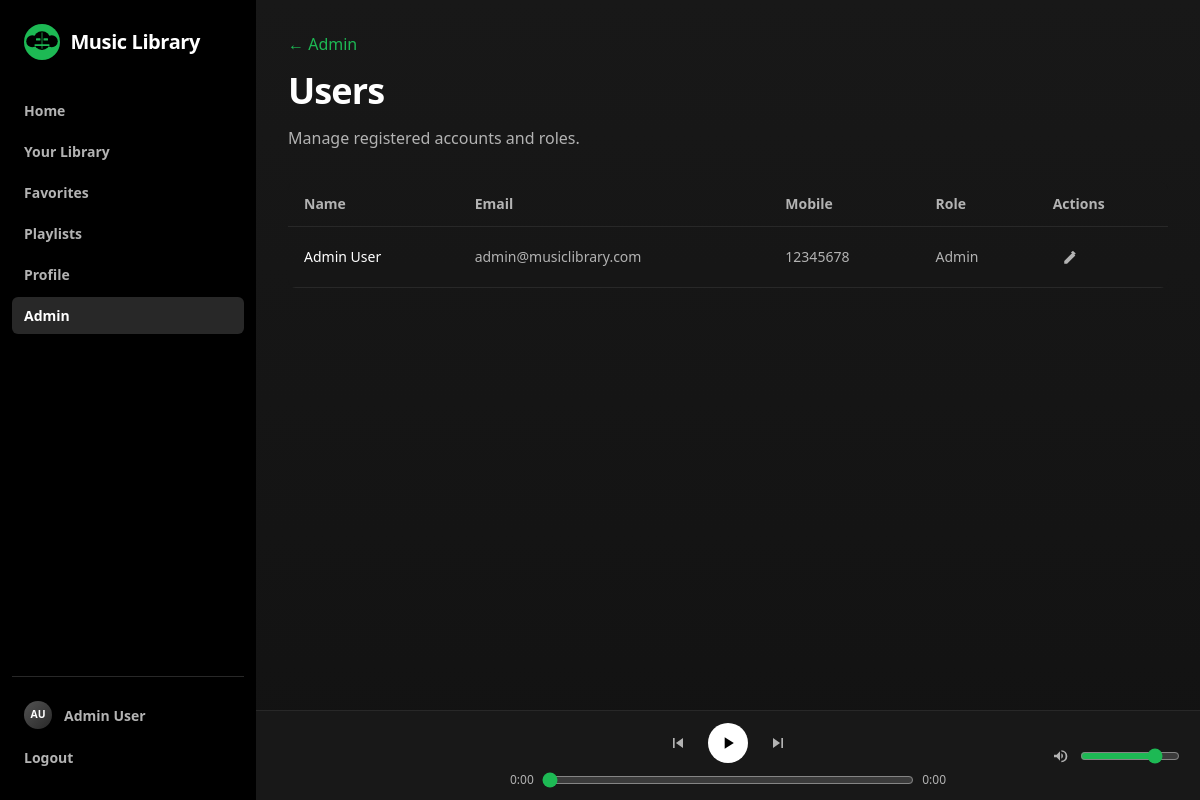
The page /admin/users.php (signed in) on the database its author committed.
### tables this page shows
CREATE TABLE IF NOT EXISTS users (
    id INT AUTO_INCREMENT PRIMARY KEY,
    name VARCHAR(15) NOT NULL,
    surname VARCHAR(15) NOT NULL,
    email VARCHAR(100) NOT NULL UNIQUE,
    mobile VARCHAR(8) NOT NULL UNIQUE,
    password VARCHAR(255) NOT NULL,
    profile_image VARCHAR(255) DEFAULT NULL,
    role ENUM('user', 'admin') NOT NULL DEFAULT 'user',
    created_at TIMESTAMP DEFAULT CURRENT_TIMESTAMP
);

### includes/users.php (called while the page is built, shortened)
<?php
require_once __DIR__ . '/uploads.php';
function get_all_users(mysqli $conn): array
{
    $stmt = mysqli_prepare(
        $conn,
        'SELECT id, name, surname, email, mobile, profile_image, role FROM users ORDER BY name, surname'
    );
    mysqli_stmt_execute($stmt);
    return mysqli_fetch_all(mysqli_stmt_get_result($stmt), MYSQLI_ASSOC);
}

### admin/users.php (the view, shortened to what this page needs)
<?php
require_once __DIR__ . '/../includes/db.php';
require_once __DIR__ . '/../includes/users.php';
require_once __DIR__ . '/../elements/header.php';
$users = get_all_users($conn);
?>
<header class="page-heading">
    <p class="mb-2"><a href="index.php" class="link-accent">← Admin</a></p>
    <h1>Users</h1>
    <p>Manage registered accounts and roles.</p>
</header>
<div class="overflow-x-auto rounded-lg bg-spotify-highlight/40">
    <table class="w-full text-left text-sm">
        <thead class="border-b border-spotify-elevated text-spotify-muted">
            <tr>
                <th class="px-4 py-3">Name</th>
                <th class="px-4 py-3">Email</th>
                <th class="px-4 py-3">Mobile</th>
                <th class="px-4 py-3">Role</th>
                <th class="px-4 py-3">Actions</th>
            </tr>
        </thead>
        <tbody>
            <?php foreach ($users as $user): ?>
                <tr class="border-b border-spotify-elevated">
                    <td class="px-4 py-3 text-white"><?php echo htmlspecialchars(trim($user['name'] . ' ' . $user['surname'])); ?></td>
                    <td class="px-4 py-3 text-spotify-muted"><?php echo htmlspecialchars($user['email']); ?></td>
                    <td class="px-4 py-3 text-spotify-muted"><?php echo htmlspecialchars($user['mobile']); ?></td>
                    <td class="px-4 py-3 capitalize text-spotify-muted"><?php echo htmlspecialchars($user['role']); ?></td>
                    <td class="px-4 py-3">
                        <div class="flex items-center gap-2">
                            <a href="user_form.php?id=<?php echo (int) $user['id']; ?>" class="song-icon-btn song-icon-btn--ghost" title="Edit" aria-label="Edit">
                                <svg class="song-icon" viewBox="0 0 24 24" aria-hidden="true"><path d="M3 17.25V21h3.75L17.81 9.94l-3.75-3.75L3 17.25zm14.71-9.04a1.003 1.003 0 0 0 0-1.42l-2.5-2.5a1.003 1.003 0 0 0-1.42 0l-1.83 1.83 3.75 3.75 1.83-1.83z"/></svg>
                            </a>
                        </div>
                    </td>
                </tr>
            <?php endforeach; ?>
        </tbody>
    </table>
</div>
<?php require_once __DIR__ . '/../elements/footer.php'; ?>

### assets/css/app.css (style rules this page uses)
:root { --player-height: 90px; --player-bg: #181818; --player-border: #282828; --player-accent: #1db954; --player-accent-hover: #1ed760; --player-text: #ffffff; --player-muted: #b3b3b3; --spotify-base: #121212; --spotify-highlight: #181818; --spotify-elevated: #282828; }
.page-heading { margin-bottom: 2rem; }
.page-heading h1 { font-size: 1.875rem; font-weight: 700; letter-spacing: -0.025em; color: var(--player-text); }
@media (min-width: 768px) { .page-heading h1 { font-size: 2.25rem; } }
.page-heading p { margin-top: 0.5rem; color: var(--player-muted); }
.link-accent { color: var(--player-accent); text-underline-offset: 2px; }
.song-icon-btn { display: inline-flex; align-items: center; justify-content: center; width: 2.25rem; height: 2.25rem; border: none; border-radius: 9999px; padding: 0; cursor: pointer; text-decoration: none; transition: transform 0.15s ease, background-color 0.15s ease, color 0.15s ease; }
.song-icon-btn--ghost { background-color: transparent; color: var(--player-muted); }
.song-icon { width: 1.125rem; height: 1.125rem; fill: currentColor; }

### rows shown on the page
users: name+surname "Admin User", email "admin@musiclibrary.com", mobile "12345678", role "Admin"

### other values the page prints
user_initials($displayName) "AU"
$userDisplayName "Admin User"
